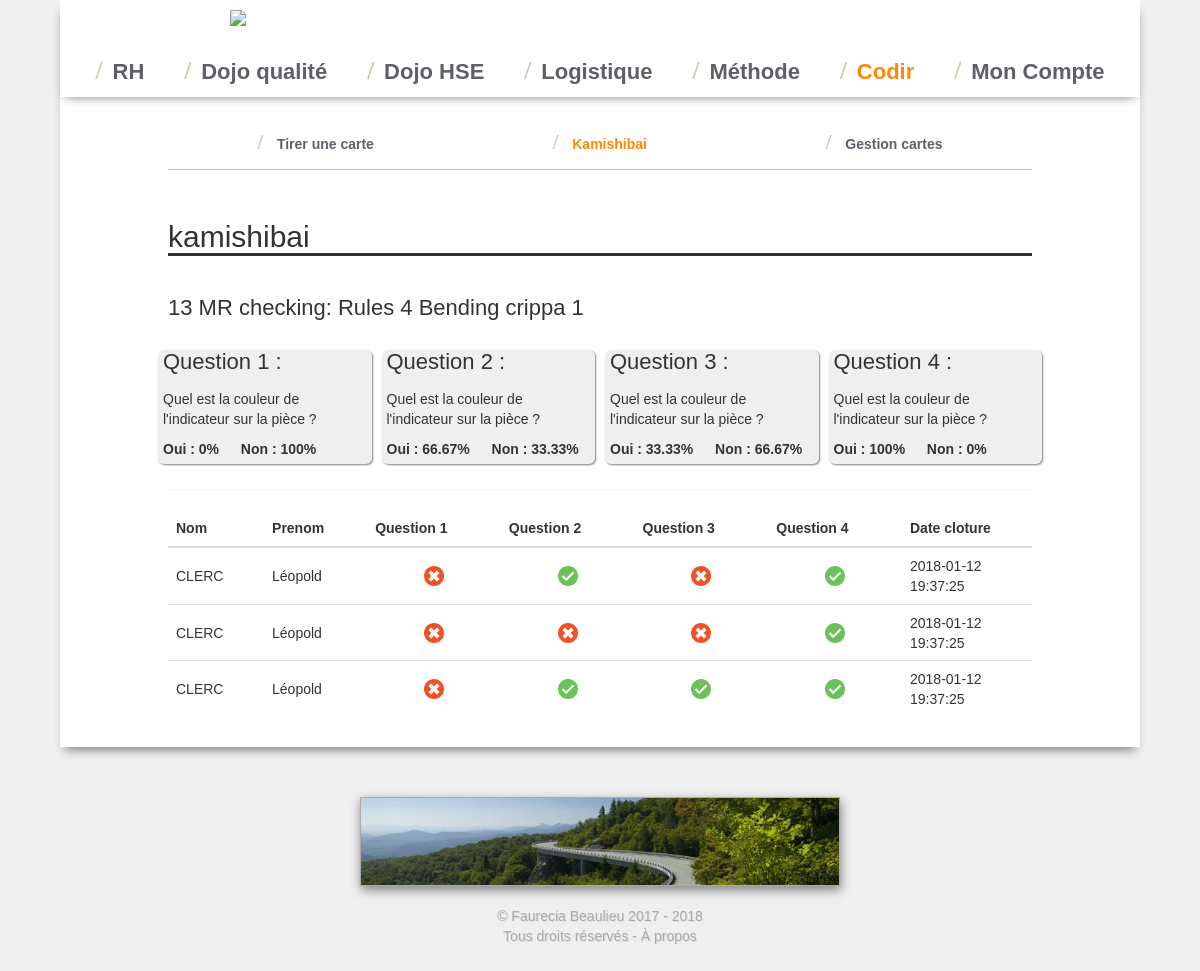
The page /codir/kamishibai/historique.php?id=53 (signed in) on the database its author committed.
### tables this page shows
CREATE TABLE `codir_kamishibai` (
  `id` int(11) NOT NULL,
  `ligne` varchar(255) NOT NULL,
  `titre` text NOT NULL,
  `question1` text NOT NULL,
  `question2` text NOT NULL,
  `question3` text NOT NULL,
  `question4` text NOT NULL
);

CREATE TABLE `profil` (
  `id` int(11) NOT NULL,
  `nom` varchar(255) NOT NULL,
  `prenom` varchar(255) NOT NULL,
  `uap` varchar(255) NOT NULL,
  `mo` varchar(255) NOT NULL,
  `tournee` varchar(255) NOT NULL,
  `supprime` tinyint(4) NOT NULL DEFAULT '0',
  `password` varchar(140) NOT NULL,
  `identifiant` varchar(140) NOT NULL,
  `admin` tinyint(1) NOT NULL DEFAULT '0',
  `qualite` tinyint(1) NOT NULL DEFAULT '0',
  `hse` tinyint(1) NOT NULL DEFAULT '0',
  `rr` tinyint(1) NOT NULL DEFAULT '0',
  `kamishibai` tinyint(1) NOT NULL DEFAULT '0',
  `logistique` tinyint(1) NOT NULL DEFAULT '0',
  `idees` tinyint(1) NOT NULL DEFAULT '0',
  `launchboard` tinyint(1) NOT NULL DEFAULT '0'
);

CREATE TABLE `codir_kamishibai_reponse` (
  `id` int(11) NOT NULL,
  `kamishibai` int(11) NOT NULL,
  `profil` int(11) NOT NULL,
  `reponse1` tinyint(4) NOT NULL DEFAULT '0',
  `reponse2` tinyint(4) NOT NULL DEFAULT '0',
  `reponse3` tinyint(4) NOT NULL DEFAULT '0',
  `reponse4` tinyint(4) NOT NULL DEFAULT '0',
  `commentaire1` text NOT NULL,
  `commentaire2` text NOT NULL,
  `commentaire3` text NOT NULL,
  `commentaire4` text NOT NULL,
  `cloture` tinyint(4) NOT NULL,
  `date_cloture` datetime NOT NULL
);

### codir/kamishibai/historique.php (the view, shortened to what this page needs)
<?php
include_once "../needed.php";
function int_to_vrai_faux($int){
    if($int>0){
        return '<img src="ressources/checked.png" style="height: 20px;" class="center-block">';
    }else{
        return '<img src="ressources/cancel.png" style="height: 20px;" class="center-block">';
    }
}
if(empty($_SESSION['login']))
{ ?>
  <h2>Kamishibai</h2>
  <h4>Vous devez être connecté pour accéder à cette partie.</h4>
  <a href="/moncompte/identification.php?redirection=codir/kamishibai"><button class="btn btn-default">Se connecter</button></a>
  <a href="<?php echo $url; ?>" class="btn btn-default">Accueil</a>
<?php
}
else
{
    echo "<h2>kamishibai</h2>";
      if(! isset($_GET['id'])){
        ?>
        <h4>Oups.. Votre session est inconnue.</h4>
        <a href="gestion.php" class="btn btn-default">Retour</a>
        <a href="<?php echo $url; ?>" class="btn btn-default pull-right">Accueil</a>
        <?php
      }else{
        $query = $bdd -> prepare('SELECT * FROM codir_kamishibai LEFT JOIN codir_kamishibai_reponse ON codir_kamishibai_reponse.kamishibai = codir_kamishibai.id LEFT JOIN profil ON profil.id = codir_kamishibai_reponse.profil WHERE codir_kamishibai.id = ? ORDER BY codir_kamishibai_reponse.date_cloture');
        $query -> execute(array($_GET['id']));
        $Data = $query -> fetchAll();
        echo "<h4>".$Data[0]['titre']."</h4>";
        if(is_null($Data[0]['8'])){
          echo "<p>Il n'y a aucune carte.</p>";
        }else{
          $q1=0;
          $q2=0;
          $q3=0;
          $q4=0;
          $tot=0;
          foreach ($Data as $row) {
            $q1+=$row['reponse1'];
            $q2+=$row['reponse2'];
            $q3+=$row['reponse3'];
            $q4+=$row['reponse4'];
            $tot+=1;
          }
          ?>
          <div class="row">
            <div class="col-md-3">
              <div class="card">
                <h4>Question 1 :   </h4>
                <p><?php echo $Data[0]['question1']; ?></p>
                <b>Oui : <?php echo round(((floatval($q1)/$tot)*100),2); ?>%  &emsp; Non : <?php echo round(((1-floatval($q1)/$tot)*100),2); ?>%</b>
              </div>
            </div>
            <div class="col-md-3">
              <div class="card">
                <h4>Question 2 :   </h4>
                <p><?php echo $Data[0]['question2']; ?></p>
                <b>Oui : <?php echo round(((floatval($q2)/$tot)*100),2); ?>%  &emsp; Non : <?php echo round(((1-floatval($q2)/$tot)*100),2); ?>%</b>
              </div>
            </div>
            <div class="col-md-3">
              <div class="card">
                <h4>Question 3 :   </h4>
                <p><?php echo $Data[0]['question3']; ?></p>
                <b>Oui : <?php echo round(((floatval($q3)/$tot)*100),2); ?>%  &emsp; Non : <?php echo round(((1-floatval($q3)/$tot)*100),2); ?>%</b>
              </div>
            </div>
            <div class="col-md-3">
              <div class="card">
                <h4>Question 4 :   </h4>
                <p><?php echo $Data[0]['question4']; ?></p>
                <b>Oui : <?php echo round(((floatval($q4)/$tot)*100),2); ?>%  &emsp; Non : <?php echo round(((1-floatval($q4)/$tot)*100),2); ?>%</b>
              </div>
            </div>
          </div>
          <hr>
          <table class="table">
            <thead class="thead">
              <tr>
                  <th>Nom</th>
                  <th>Prenom</th>
                  <th>Question 1</th>
                  <th>Question 2</th>
                  <th>Question 3</th>
                  <th>Question 4</th>
                  <th width=130px>Date cloture</th>
              </tr>
            </thead>
            <tbody>
              <?php
              foreach ($Data as $id => $row) {
                ?>
                <tr class="clickable" data-toggle="modal" data-target="#modal<?php echo $id; ?>" title="Cliquez pour voir les commentaires">
                  <td><?php echo $row['nom']; ?></td>
                  <td><?php echo $row['prenom']; ?></td>
                  <td><?php echo int_to_vrai_faux($row['reponse1']); ?></td>
                  <td><?php echo int_to_vrai_faux($row['reponse2']); ?></td>
                  <td><?php echo int_to_vrai_faux($row['reponse3']); ?></td>
                  <td><?php echo int_to_vrai_faux($row['reponse4']); ?></td>
                  <td><?php echo $row['date_cloture']; ?></td>
                <tr>
            <?php  }
?>
            </tbody>
          </table>
        <?php
      }
    }
}

### css/base.css (style rules this page uses)
body { background-color: #efefef; font-family: 'clio', helvetica, sans-serif; }
td { vertical-align: middle !important; }
h2 { font-size: 30px; font-weight: 500; border-bottom-style: solid !important; border-bottom: 3px; margin-bottom: 40px; }
h4 { font-size: 22px; margin-bottom: 15px; }

### codir/kamishibai/historique.php (style rules this page uses)
.card { background-color: rgb(239, 239, 239); border-radius: 6px; padding: 0px 5px 5px 5px; box-shadow: rgb(128, 128, 128) 1px 1px 2px 0px; }
.col-md-3, .col-md-6 { padding:5px; }

### rows shown on the page
codir_kamishibai: titre "13 MR checking: Rules 4 Bending crippa 1", question1 "Quel est la couleur de l'indicateur sur la pièce ?", question2 "Quel est la couleur de l'indicateur sur la pièce ?", question3 "Quel est la couleur de l'indicateur sur la pièce ?", question4 "Quel est la couleur de l'indicateur sur la pièce ?", profil.nom "CLERC", profil.prenom "Léopold", codir_kamishibai_reponse.date_cloture "2018-01-12 19:37:25"
